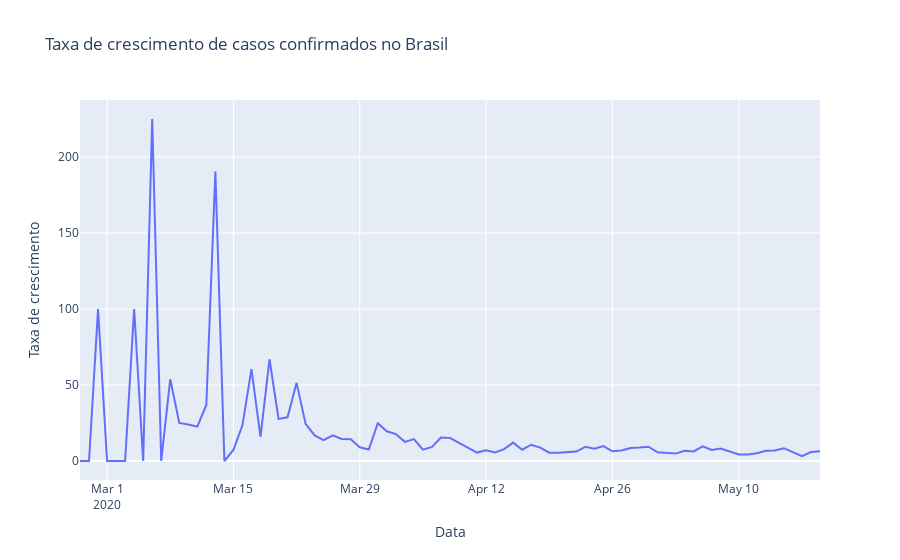

Source (notebook cell):
### Code cell
primeiro_dia = brazil.observationdate.loc[brazil.confirmed > 0].min()
px.line(x=pd.date_range(primeiro_dia, brazil.observationdate.max())[1:],
        y=tx_dia, title='Taxa de crescimento de casos confirmados no Brasil',
       labels={'y':'Taxa de crescimento', 'x':'Data'})
